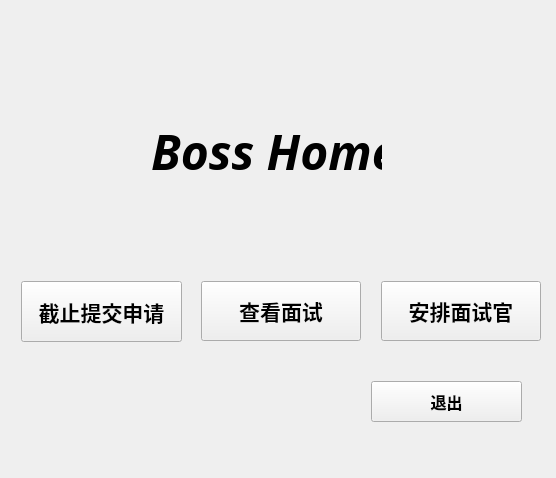
<?xml version="1.0" encoding="UTF-8"?>
<ui version="4.0">
 <class>Boss</class>
 <widget class="QWidget" name="Boss">
  <property name="geometry">
   <rect>
    <x>0</x>
    <y>0</y>
    <width>556</width>
    <height>478</height>
   </rect>
  </property>
  <property name="sizePolicy">
   <sizepolicy hsizetype="Fixed" vsizetype="Fixed">
    <horstretch>0</horstretch>
    <verstretch>0</verstretch>
   </sizepolicy>
  </property>
  <property name="windowTitle">
   <string>Form</string>
  </property>
  <layout class="QGridLayout" name="gridLayout">
   <item row="0" column="0">
    <widget class="QStackedWidget" name="stackedWidget">
     <property name="currentIndex">
      <number>0</number>
     </property>
     <widget class="QWidget" name="pageMain">
      <widget class="QPushButton" name="btnExit">
       <property name="geometry">
        <rect>
         <x>360</x>
         <y>370</y>
         <width>151</width>
         <height>41</height>
        </rect>
       </property>
       <property name="baseSize">
        <size>
         <width>50</width>
         <height>50</height>
        </size>
       </property>
       <property name="font">
        <font>
         <family>楷体</family>
         <pointsize>12</pointsize>
         <weight>75</weight>
         <bold>true</bold>
        </font>
       </property>
       <property name="text">
        <string>退出</string>
       </property>
      </widget>
      <widget class="QPushButton" name="btnView">
       <property name="geometry">
        <rect>
         <x>190</x>
         <y>270</y>
         <width>160</width>
         <height>60</height>
        </rect>
       </property>
       <property name="font">
        <font>
         <family>楷体</family>
         <pointsize>16</pointsize>
         <weight>75</weight>
         <bold>true</bold>
        </font>
       </property>
       <property name="text">
        <string>查看面试</string>
       </property>
      </widget>
      <widget class="QPushButton" name="btnModifyEN">
       <property name="geometry">
        <rect>
         <x>10</x>
         <y>270</y>
         <width>161</width>
         <height>61</height>
        </rect>
       </property>
       <property name="font">
        <font>
         <family>楷体</family>
         <pointsize>16</pointsize>
         <weight>75</weight>
         <bold>true</bold>
        </font>
       </property>
       <property name="text">
        <string>截止提交申请</string>
       </property>
      </widget>
      <widget class="QPushButton" name="pushButton">
       <property name="geometry">
        <rect>
         <x>370</x>
         <y>270</y>
         <width>160</width>
         <height>60</height>
        </rect>
       </property>
       <property name="font">
        <font>
         <family>楷体</family>
         <pointsize>16</pointsize>
         <weight>75</weight>
         <bold>true</bold>
        </font>
       </property>
       <property name="text">
        <string>安排面试官</string>
       </property>
      </widget>
      <widget class="QLabel" name="label">
       <property name="geometry">
        <rect>
         <x>140</x>
         <y>100</y>
         <width>231</width>
         <height>81</height>
        </rect>
       </property>
       <property name="font">
        <font>
         <family>Curlz MT</family>
         <pointsize>36</pointsize>
         <weight>75</weight>
         <italic>true</italic>
         <bold>true</bold>
        </font>
       </property>
       <property name="text">
        <string>Boss Home</string>
       </property>
      </widget>
     </widget>
     <widget class="QWidget" name="pageManage">
      <widget class="QTableView" name="tableView">
       <property name="geometry">
        <rect>
         <x>10</x>
         <y>110</y>
         <width>511</width>
         <height>261</height>
        </rect>
       </property>
      </widget>
      <widget class="QLabel" name="label_2">
       <property name="geometry">
        <rect>
         <x>160</x>
         <y>10</y>
         <width>165</width>
         <height>33</height>
        </rect>
       </property>
       <property name="font">
        <font>
         <family>楷体</family>
         <pointsize>24</pointsize>
         <weight>75</weight>
         <bold>true</bold>
        </font>
       </property>
       <property name="text">
        <string>管理面试官</string>
       </property>
       <property name="alignment">
        <set>Qt::AlignCenter</set>
       </property>
      </widget>
      <widget class="QLabel" name="label_3">
       <property name="geometry">
        <rect>
         <x>10</x>
         <y>50</y>
         <width>201</width>
         <height>41</height>
        </rect>
       </property>
       <property name="font">
        <font>
         <family>楷体</family>
         <pointsize>16</pointsize>
         <weight>75</weight>
         <bold>true</bold>
        </font>
       </property>
       <property name="text">
        <string>请输入查找的工号：</string>
       </property>
      </widget>
      <widget class="QLineEdit" name="lineEditFind">
       <property name="geometry">
        <rect>
         <x>210</x>
         <y>60</y>
         <width>181</width>
         <height>31</height>
        </rect>
       </property>
      </widget>
      <widget class="QPushButton" name="btnFind">
       <property name="geometry">
        <rect>
         <x>410</x>
         <y>50</y>
         <width>90</width>
         <height>40</height>
        </rect>
       </property>
       <property name="text">
        <string>查找</string>
       </property>
      </widget>
      <widget class="QPushButton" name="btnDelete">
       <property name="geometry">
        <rect>
         <x>270</x>
         <y>390</y>
         <width>110</width>
         <height>40</height>
        </rect>
       </property>
       <property name="text">
        <string>删除</string>
       </property>
      </widget>
      <widget class="QPushButton" name="btnSure">
       <property name="geometry">
        <rect>
         <x>140</x>
         <y>390</y>
         <width>110</width>
         <height>40</height>
        </rect>
       </property>
       <property name="text">
        <string>确定</string>
       </property>
      </widget>
      <widget class="QPushButton" name="btnBack1">
       <property name="geometry">
        <rect>
         <x>400</x>
         <y>390</y>
         <width>110</width>
         <height>40</height>
        </rect>
       </property>
       <property name="text">
        <string>返回</string>
       </property>
      </widget>
      <widget class="QPushButton" name="btnAdd">
       <property name="geometry">
        <rect>
         <x>10</x>
         <y>390</y>
         <width>110</width>
         <height>40</height>
        </rect>
       </property>
       <property name="text">
        <string>增加</string>
       </property>
      </widget>
     </widget>
    </widget>
   </item>
  </layout>
 </widget>
 <resources/>
 <connections/>
</ui>
